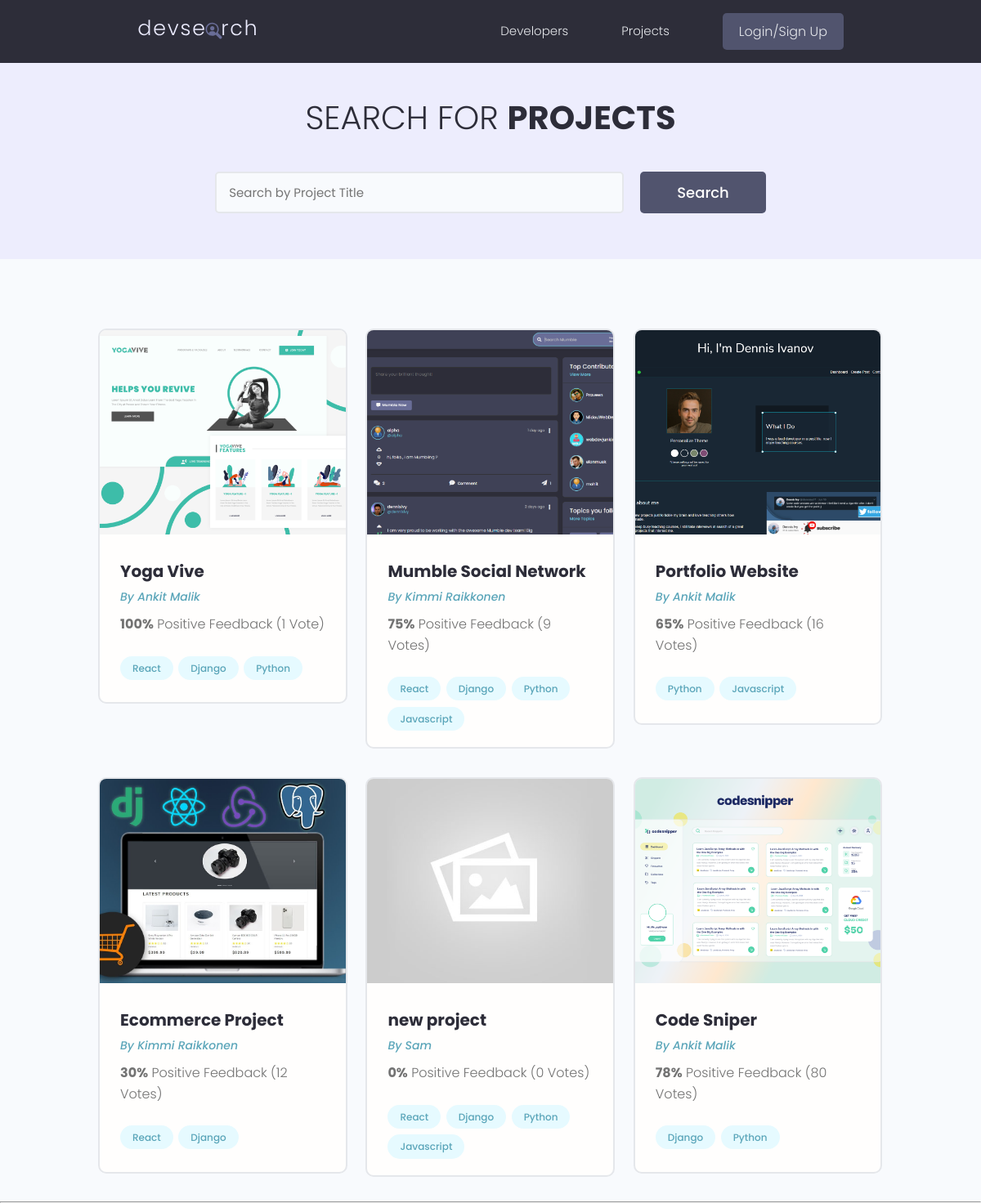
/projects/, run on the app's committed database.
### projects/models.py (models this page shows, shortened)
class Project(models.Model):
    owner = models.ForeignKey(Profile, null=True, blank = True, on_delete=models.SET_NULL)
    title = models.CharField(max_length=200)
    description = models.TextField(null=True, blank=True)
    featured_image = models.ImageField(default="default.jpg", null=True, blank=True)
    demo_link = models.CharField(max_length=2000, null=True, blank=True)
    source_link = models.CharField(max_length=2000, null=True, blank=True)
    tags = models.ManyToManyField('Tag', blank=True)
    vote_total = models.IntegerField(default=0, null=True, blank=True)
    vote_ratio = models.IntegerField(default=0, null=True, blank=True)
    created = models.DateTimeField(auto_now_add=True)
    id = models.UUIDField(default=uuid.uuid4, unique=True, primary_key=True, editable=False)

class Tag(models.Model):
    name = models.CharField(max_length=200)
    created = models.DateTimeField(auto_now_add=True)
    id = models.UUIDField(default=uuid.uuid4, unique=True, primary_key=True, editable=False)

### users/models.py (models this page shows, shortened)
class Profile(models.Model):
    user = models.OneToOneField(User, on_delete=models.CASCADE, null=True, blank=True)
    name = models.CharField(max_length=200, blank=True, null=True)
    username = models.CharField(max_length=200, blank=True, null=True)
    location = models.CharField(max_length=200, blank=True, null=True)
    email = models.EmailField(max_length=500, blank=True, null=True)
    short_intro = models.CharField(max_length=500, blank=True, null=True)
    bio = models.TextField(blank=True, null=True)
    profile_image = models.ImageField(blank=True, null=True, upload_to = 'profiles/', default = 'profiles/user-default.png')
    social_github = models.CharField(max_length=500, blank=True, null=True)
    social_linkedin = models.CharField(max_length=500, blank=True, null=True)
    social_youtube = models.CharField(max_length=500, blank=True, null=True)
    social_twitter = models.CharField(max_length=500, blank=True, null=True)
    social_website = models.CharField(max_length=500, blank=True, null=True)
    created = models.DateTimeField(auto_now_add=True)
    id = models.UUIDField(default=uuid.uuid4, unique=True, primary_key=True, editable=False)

### projects/views.py (the view)
# urls.py: path('', views.getProjects, name='projects'),
def getProjects(request):
    projectsObj, search_query = searchProjects(request)
    context = {'projects':projectsObj , 'search_query':search_query}
    return render(request, 'projects/projects.html', context)

### projects/utils.py (called while the page is built)
def searchProjects(request):
    search_query = ''
    if request.GET.get('search_query'):
        search_query = request.GET.get('search_query')
    tags = Tag.objects.filter(name__icontains = search_query)
    projectsObj = Project.objects.distinct().filter(Q(title__icontains=search_query) |
    Q(description__icontains=search_query) |
    Q(owner__name__icontains = search_query) |
    Q(tags__in =tags)
    )
    return projectsObj, search_query

### projects/templates/projects/projects.html (shortened to what this page needs)
{% extends 'main.html' %}
{% block content%}
<main class="projects">
    <section class="hero-section text-center">
      <div class="container container--narrow">
        <div class="hero-section__box">
          <h2>Search for <span>Projects</span></h2>
        </div>
        <div class="hero-section__search">
          <form class="form" action="{% url 'projects' %}" method="get">
            <div class="form__field">
              <input class="input input--text" id="formInput#search" type="text" name="search_query"
                placeholder="Search by Project Title" value = "{{search_query}}"/>
            </div>
            <input class="btn btn--sub btn--lg" type="submit" value="Search" />
          </form>
        </div>
      </div>
    </section>
    <section class="projectsList">
      <div class="container">
        <div class="grid grid--three">
        {% for project in projects %}
          <div class="column">
            <div class="card project">
              <a href="{% url 'project' project.id %}" class="project">
                <img class="project__thumbnail" src="{{ project.featured_image.url }}" alt="project thumbnail" />
                <div class="card__body">
                  <h3 class="project__title">{{project.title}}</h3>
                  <p><a class="project__author" href="{% url 'user-profile' project.owner.id %}">By {{project.owner.name}}</a></p>
                  <p class="project--rating">
                    <span style="font-weight: bold;">{{project.vote_ratio}}%</span> Positive
                    Feedback ({{project.vote_total}} Vote{{project.vote_total | pluralize:"s"}})
                  </p>
                  <div class="project__tags">
                    {% for tag in project.tags.all %}
                    <span class="tag tag--pill tag--main">
                      <small>{{tag.name}}</small>
                    </span>
                    {% endfor %}
                  </div>
                </div>
              </a>
            </div>
          </div>
        {% endfor %}
        </div>
      </div>
    </section>
  </main>
{% endblock content %}

### templates/main.html (shortened to what this page needs)
<!DOCTYPE html>
{% load static %}
<html lang="en">
<head>
    <link rel="stylesheet" href="https://cdn.iconmonstr.com/1.3.0/css/iconmonstr-iconic-font.min.css" />
    <link rel="stylesheet" href="{% static 'uikit/styles/uikit.css' %}" />
    <link rel="stylesheet" href="{% static 'styles/app.css' %}" />
</head>
<body>
    {% include 'navbar.html' %}
    {% block content %}
    {% endblock content %}
</body>
</html>

### templates/navbar.html (shortened to what this page needs)
{% load static %}
<header class="header">
    <div class="container container--narrow">
      <a href="{% url 'profiles' %}" class="header__logo">
        <img src="{% static 'images/logo.svg' %}" alt="DevSearch Logo" />
      </a>
      <nav class="header__nav">
        <ul class="header__menu">
          <li class="header__menuItem"><a href="{% url 'profiles' %}">Developers</a></li>
          <li class="header__menuItem"><a href="{% url 'projects' %}">Projects</a></li>
          {% if request.user.is_authenticated %}
          <li class="header__menuItem"><a href="">Inbox</a></li>
          <li class="header__menuItem"><a href="{% url 'account' %}">Account</a></li>
          <li class="header__menuItem"><a href="{% url 'logout' %}" class="btn btn--sub">Log Out</a></li>
          {% else %}
          <li class="header__menuItem"><a href="{% url 'login' %}" class="btn btn--sub">Login/Sign Up</a></li>
          {% endif %}
        </ul>
      </nav>
    </div>
  </header>

### static/styles/app.css (style rules this page uses)
:root { --color-sub: #2d2d39; }
.btn--sub { background-color: var(--color-sub-light); }
.card { border: 2px solid var(--color-light); }
img { width: 100%; }
.header { position: sticky; z-index: 111; background-color: var(--color-sub); padding: 1.5rem 0; }
.header > .container { display: flex; justify-content: space-between; align-items: center; }
.header__logo > img { height: 3.8rem; }
.header__nav > ul { display: inline-flex; align-items: center; list-style: none; gap: 6.5rem; }
.header__menuItem > a { color: var(--color-light); font-weight: 300; }
.hero-section { height: 40vh; display: flex; align-items: center; background-color: var(--color-sub); }
.hero-section__box { margin-bottom: 4rem; }
.hero-section__box > h2, .hero-section__box > h2 > span { font-size: 4rem; color: var(--color-light); line-height: 1.3; text-transform: uppercase; }
.hero-section__box > h2 { font-weight: 300; }
.hero-section__box > h2 > span { font-weight: 700; }
.hero-section__search > .form { display: flex; align-items: center; justify-content: center; gap: 2rem; }
.hero-section__search > .form input.input--text { width: 50rem; }
.project__author { font-size: 1.4rem; font-style: italic; }
.project--rating { margin-bottom: 1.6em; margin-top: .5em; }
.projects > .hero-section { background: var(--color-sub-lighter); height: 30vh; }
.projects .hero-section__box { margin-bottom: 2.5rem; }
.projects .hero-section__box > h2 { color: var(--color-sub); }
.projects .hero-section__box > h2 > span { font-weight: 700; color: var(--color-sub); }
.projectsList { margin-top: 8rem; }
.project__thumbnail { height: 25rem; object-fit: cover; object-position: top center; }
.project__title { font-size: 2rem; font-weight: 700; color: var(--color-sub); }

### static/uikit/styles/modules/_variables.css (style rules this page uses)
:root { --color-main: #5aa5b9; --color-main-light: #e6faff; --color-sub: #3f4156; --color-sub-light: #51546e; --color-sub-lighter: #ededfd; --color-text: #737373; --color-gray: #8b8b8b; --color-light: #e5e7eb; --color-light-gray: #767676; --color-bg: #f8fafd; --color-white: #fffefd; --color-white-light: #f3f3f3; --color-success: #359e64; --color-success-bg: #def8e8; --color-error: #fc4b0b; --color-error-bg: #fff2ee; --font-base: 'Poppins', arial, helvetica, 'Segoe UI', roboto, ubuntu, sans-serif; --font-monospace: 'Fira Code', 'Courier New', courier, monospace; --font-regular: 300; --font-medium: 500; --font-bold: 700; --generic-shadow: 1px 1px 5px #00000010; --generic-transition: all 0.3s ease-in-out; }

### static/uikit/styles/modules/_base.css (style rules this page uses)
* { margin: 0; padding: 0; box-sizing: border-box; text-rendering: optimizeLegibility; color: inherit; font-size: inherit; }
html { font-size: 50%; }
@media only screen and (min-width: 480px) { html { font-size: 56.25%; } }
@media only screen and (min-width: 1200px) { html { font-size: 62.5%; } }
body { line-height: 1.6; font-weight: 400; font-size: 1.5rem; color: var(--color-text); background-color: var(--color-bg); min-height: 100vh; }

### static/uikit/styles/modules/_typography.css (style rules this page uses)
* { font-family: var(--font-base); }
h2 { font-size: 3.6rem; font-weight: var(--font-bold); }
h3 { font-size: 3.2rem; font-weight: var(--font-medium); }
p, span, strong { font-size: 1.6rem; color: var(--color-text); font-weight: var(--font-regular); }
a { padding-bottom: 2px; text-decoration: none; display: inline-block; color: var(--color-main); font-weight: var(--font-medium); }

### static/uikit/styles/modules/_utilities.css (style rules this page uses)
.container { width: 92%; max-width: 165rem; margin: 0 auto; box-sizing: border-box; }
.container--narrow { width: 92%; max-width: 120rem; }
@media screen and (min-width: 1000px) { .container { width: 90%; } }
@media screen and (min-width: 1000px) { .container--narrow { width: 85%; } }
@media screen and (min-width: 1200px) { .container { width: 80%; } }
@media screen and (min-width: 1200px) { .container--narrow { width: 72%; } }
.text-center { text-align: center; }

### static/uikit/styles/modules/_button.css (style rules this page uses)
.btn { display: inline-block; position: relative; cursor: pointer; background-color: var(--color-light); font-weight: var(--font-medium); color: var(--color-sub); text-decoration: none; padding: 1rem 2rem; border-radius: 0.5rem; border: none; width: -webkit-fit-content; width: -moz-fit-content; width: fit-content; height: -webkit-fit-content; height: -moz-fit-content; height: fit-content; font-size: 1.6rem; outline-width: 0; outline-color: transparent; -webkit-backface-visibility: hidden; backface-visibility: hidden; transition: all 0.3s ease-in-out; }
.btn--sub { background-color: var(--color-sub); color: var(--color-white); }
.btn--lg { font-size: 1.8rem; padding: 1.2rem 4.5rem; }

### data on the page
Project: featured_image (picture), title "Yoga Vive", owner.name "Ankit Malik", vote_ratio "100", vote_total "1"
Tag: name "React"
Tag: name "Django"
Tag: name "Python"
Project: featured_image (picture), title "Mumble Social Network", owner.name "Kimmi Raikkonen", vote_ratio "75", vote_total "9", vote_total|pluralize "s"
Tag: name "Javascript"
Project: featured_image (picture), title "Portfolio Website", owner.name "Ankit Malik", vote_ratio "65", vote_total "16", vote_total|pluralize "s"
Project: featured_image (picture), title "Ecommerce Project", owner.name "Kimmi Raikkonen", vote_ratio "30", vote_total "12", vote_total|pluralize "s"
Project: featured_image (placeholder picture), title "new project", owner.name "Sam", vote_ratio "0", vote_total "0", vote_total|pluralize "s"
Project: featured_image (picture), title "Code Sniper", owner.name "Ankit Malik", vote_ratio "78", vote_total "80", vote_total|pluralize "s"
